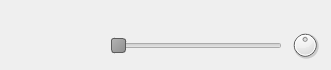
<?xml version="1.0" encoding="UTF-8"?>
<ui version="4.0">
 <class>RoomPlayerItem</class>
 <widget class="QWidget" name="RoomPlayerItem">
  <property name="geometry">
   <rect>
    <x>0</x>
    <y>0</y>
    <width>331</width>
    <height>70</height>
   </rect>
  </property>
  <property name="sizePolicy">
   <sizepolicy hsizetype="Maximum" vsizetype="Maximum">
    <horstretch>0</horstretch>
    <verstretch>0</verstretch>
   </sizepolicy>
  </property>
  <property name="minimumSize">
   <size>
    <width>331</width>
    <height>70</height>
   </size>
  </property>
  <property name="maximumSize">
   <size>
    <width>331</width>
    <height>70</height>
   </size>
  </property>
  <property name="windowTitle">
   <string>Form</string>
  </property>
  <property name="styleSheet">
   <string notr="true"/>
  </property>
  <layout class="QVBoxLayout" name="verticalLayout">
   <property name="spacing">
    <number>0</number>
   </property>
   <property name="margin">
    <number>0</number>
   </property>
   <item>
    <widget class="QFrame" name="frame">
     <property name="sizePolicy">
      <sizepolicy hsizetype="Maximum" vsizetype="Maximum">
       <horstretch>0</horstretch>
       <verstretch>0</verstretch>
      </sizepolicy>
     </property>
     <property name="maximumSize">
      <size>
       <width>331</width>
       <height>70</height>
      </size>
     </property>
     <property name="autoFillBackground">
      <bool>false</bool>
     </property>
     <property name="styleSheet">
      <string notr="true">#frame {
background:url(:/images/bg_room_mate.png);
border:none;
}
#avatar {
	border: none;
}
#balance {
	border:none;
}
#speaker {
	border: none;
}
#spectrum {
border: none;
}</string>
     </property>
     <property name="frameShape">
      <enum>QFrame::StyledPanel</enum>
     </property>
     <property name="frameShadow">
      <enum>QFrame::Raised</enum>
     </property>
     <widget class="QLabel" name="label">
      <property name="geometry">
       <rect>
        <x>78</x>
        <y>7</y>
        <width>251</width>
        <height>21</height>
       </rect>
      </property>
      <property name="sizePolicy">
       <sizepolicy hsizetype="Maximum" vsizetype="Minimum">
        <horstretch>0</horstretch>
        <verstretch>0</verstretch>
       </sizepolicy>
      </property>
      <property name="minimumSize">
       <size>
        <width>0</width>
        <height>0</height>
       </size>
      </property>
      <property name="maximumSize">
       <size>
        <width>300</width>
        <height>16777215</height>
       </size>
      </property>
      <property name="sizeIncrement">
       <size>
        <width>0</width>
        <height>0</height>
       </size>
      </property>
      <property name="baseSize">
       <size>
        <width>0</width>
        <height>0</height>
       </size>
      </property>
      <property name="styleSheet">
       <string notr="true">#label {
	color:#d0d0d0;
}</string>
      </property>
      <property name="frameShape">
       <enum>QFrame::NoFrame</enum>
      </property>
      <property name="frameShadow">
       <enum>QFrame::Plain</enum>
      </property>
      <property name="midLineWidth">
       <number>0</number>
      </property>
      <property name="text">
       <string/>
      </property>
      <property name="scaledContents">
       <bool>true</bool>
      </property>
      <property name="alignment">
       <set>Qt::AlignCenter</set>
      </property>
      <property name="margin">
       <number>0</number>
      </property>
      <property name="indent">
       <number>-1</number>
      </property>
     </widget>
     <widget class="QLabel" name="avatar">
      <property name="geometry">
       <rect>
        <x>1</x>
        <y>-1</y>
        <width>68</width>
        <height>71</height>
       </rect>
      </property>
      <property name="sizePolicy">
       <sizepolicy hsizetype="Fixed" vsizetype="Fixed">
        <horstretch>0</horstretch>
        <verstretch>0</verstretch>
       </sizepolicy>
      </property>
      <property name="minimumSize">
       <size>
        <width>40</width>
        <height>40</height>
       </size>
      </property>
      <property name="frameShape">
       <enum>QFrame::Box</enum>
      </property>
      <property name="text">
       <string/>
      </property>
      <property name="pixmap">
       <pixmap resource="app.qrc">:/images/room_player_item_icon.png</pixmap>
      </property>
      <property name="margin">
       <number>9</number>
      </property>
     </widget>
     <widget class="QDial" name="balance">
      <property name="geometry">
       <rect>
        <x>290</x>
        <y>30</y>
        <width>30</width>
        <height>30</height>
       </rect>
      </property>
      <property name="maximumSize">
       <size>
        <width>30</width>
        <height>30</height>
       </size>
      </property>
      <property name="cursor">
       <cursorShape>OpenHandCursor</cursorShape>
      </property>
      <property name="maximum">
       <number>99</number>
      </property>
      <property name="value">
       <number>50</number>
      </property>
     </widget>
     <widget class="QSlider" name="volume">
      <property name="geometry">
       <rect>
        <x>111</x>
        <y>25</y>
        <width>171</width>
        <height>42</height>
       </rect>
      </property>
      <property name="sizePolicy">
       <sizepolicy hsizetype="Fixed" vsizetype="Preferred">
        <horstretch>0</horstretch>
        <verstretch>0</verstretch>
       </sizepolicy>
      </property>
      <property name="minimumSize">
       <size>
        <width>150</width>
        <height>40</height>
       </size>
      </property>
      <property name="maximumSize">
       <size>
        <width>250</width>
        <height>16777215</height>
       </size>
      </property>
      <property name="cursor">
       <cursorShape>OpenHandCursor</cursorShape>
      </property>
      <property name="styleSheet">
       <string notr="true">QSlider::groove:horizontal {
         height: 10px; /* the groove expands to the size of the slider by default. by giving it a height, it has a fixed size */
		 background:url(:/images/barre_vol_off.png);
         margin: 2px 0;
     }

    QSlider::handle:horizontal {
         background: qlineargradient(x1:0, y1:0, x2:1, y2:1, stop:0 #b4b4b4, stop:1 #8f8f8f);
         border: 1px solid #5c5c5c;
         width: 18px;
         margin: -2px 0; /* handle is placed by default on the contents rect of the groove. Expand outside the groove */
         border-radius: 3px;
     }

     QSlider::sub-page:horizontal {

         background:url(:/images/barre_vol_on_middle.png) repeat-x;
		margin:2px;
    }</string>
      </property>
      <property name="orientation">
       <enum>Qt::Horizontal</enum>
      </property>
     </widget>
     <widget class="QLabel" name="speaker">
      <property name="geometry">
       <rect>
        <x>70</x>
        <y>30</y>
        <width>30</width>
        <height>30</height>
       </rect>
      </property>
      <property name="sizePolicy">
       <sizepolicy hsizetype="Fixed" vsizetype="Fixed">
        <horstretch>0</horstretch>
        <verstretch>0</verstretch>
       </sizepolicy>
      </property>
      <property name="minimumSize">
       <size>
        <width>20</width>
        <height>20</height>
       </size>
      </property>
      <property name="maximumSize">
       <size>
        <width>30</width>
        <height>30</height>
       </size>
      </property>
      <property name="styleSheet">
       <string notr="true">#speaker{
	margin-left:22px;
}</string>
      </property>
      <property name="text">
       <string/>
      </property>
      <property name="pixmap">
       <pixmap resource="app.qrc">:/images/speaker_ico.png</pixmap>
      </property>
     </widget>
    </widget>
   </item>
  </layout>
 </widget>
 <resources>
  <include location="app.qrc"/>
 </resources>
 <connections/>
</ui>
